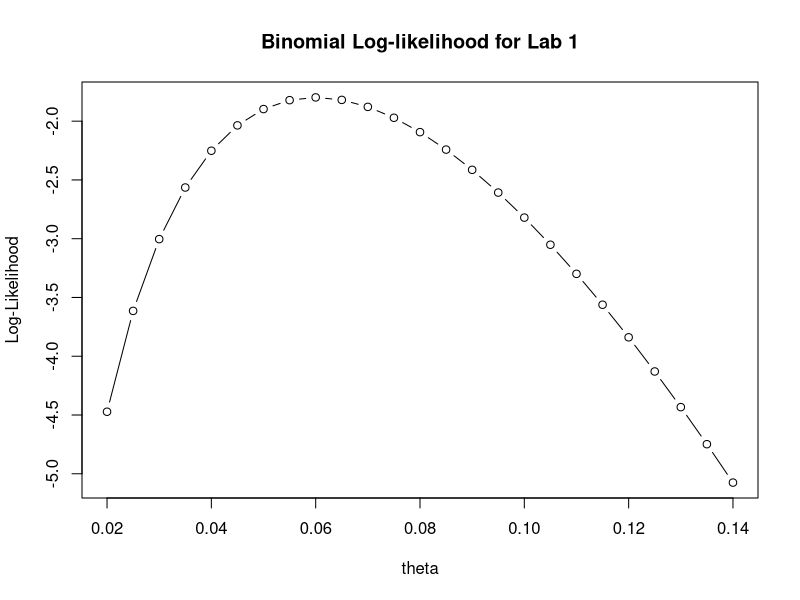
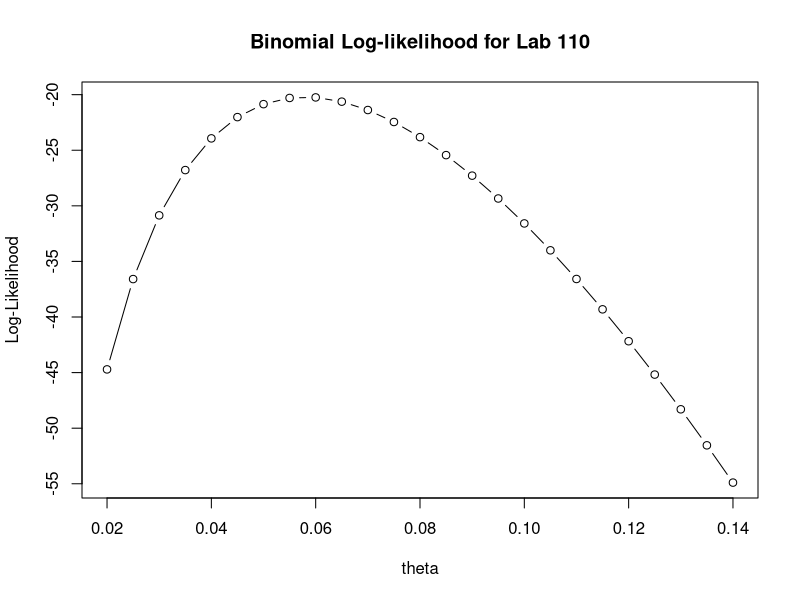
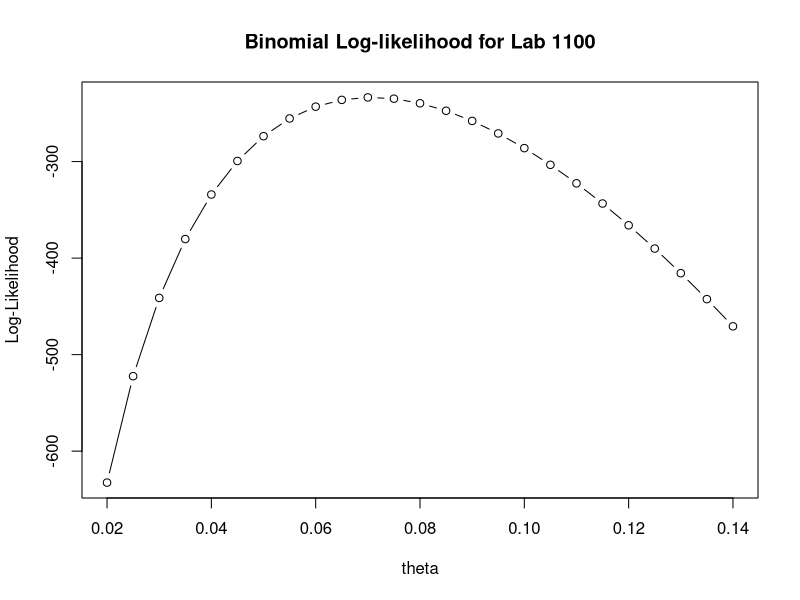

Generate these figures, in order, with R:
## ---- chunk 1
#This is a comment inside of a chunk of R code.

set.seed(54321)   #setting the random number generator seed 
                  #SHOULD always be done before simulating.
# Ask your Lab instructor to explain set.seed()

bdat <- rbinom(1, size=100, prob=.07 )   # see ?rbinom for information
bdat
## ---- chunk 2
thetahat <- bdat/100
thetahat
## ---- chunk 3
#create a vector of values from 0.02 to 0.14 in steps of 0.005
theta <- seq(0.02, 0.14, by=.005)

#compute the log of binomial probabilities
bloglike <- dbinom(bdat, size=100, prob=theta, log=TRUE)

#combine the theta values and the log probabilities as column vectors
head(cbind(theta, bloglike))
## ---- chunk 4
plot(bloglike ~ theta, ylab='Log-Likelihood', xlab='theta', type='b')
title('Binomial Log-likelihood for Lab 1')
## ---- chunk 5
set.seed(54321)
n <- 10
bdat2 <- rbinom(n, size=100, prob=.07 )   # this generates n binomial observations
bdat2
theta <- seq(0.02, 0.14, by=.005)

bloglike2 <- 0
for (i in 1:n){
  bloglike2 <- bloglike2 + dbinom(bdat2[i], size=100, prob=theta, log=TRUE)  
  #computes the sum of the log of binomial probabilities over the observations
} 

head(cbind(theta, bloglike2))

plot(bloglike2 ~ theta, ylab='Log-Likelihood', xlab='theta', type='b')
title(paste('Binomial Log-likelihood for Lab 1', n='', n, sep=''))
## ---- chunk 6
set.seed(54321)
n <- 100
bdat3 <- rbinom(n, size=100, prob=0.07)
bdat3

theta <- seq(0.02, 0.14, by=.005)

bloglike3 <- 0
for (i in 1:n){
  bloglike3 <- bloglike3 + dbinom(bdat3[i], size=100, prob=theta, log=TRUE)
}

head(cbind(theta, bloglike3))

plot(bloglike3 ~ theta, ylab='Log-Likelihood', xlab='theta', type='b')
title(paste('Binomial Log-likelihood for Lab 1', n='', n, sep=''))
